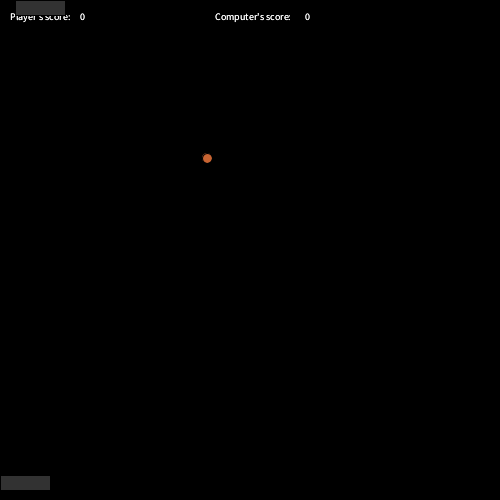
Frame 1 (no input)
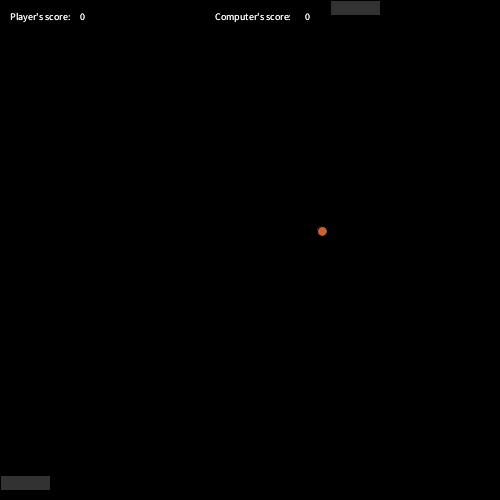
Frame 60 (the mouse pressed at the canvas centre just before this capture)
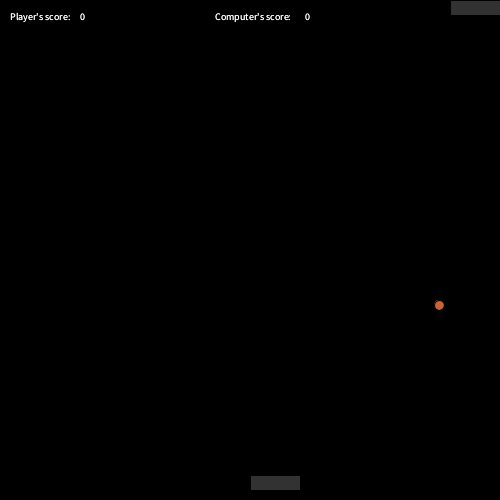
Frame 120 (the mouse held since frame 60 and released just before this capture)

The Processing sketch that drew these frames (run headless with seeded random() and noise(); from frame 60 on, the mouse is pressed at the canvas centre):

// Processing sketch: PongGameFinal
// ── PongGameFinal.pde

class Player{
  
  int xpos;
  int ypos;
  color paddlecolor = color(50);
  float computerXpos;
  float computerYpos;
  
  Player(int screen_y)
  {
    xpos = SCREENX/2;
    ypos = screen_y;
  }
  
  void move (int x, float ballx)
  {
    //players paddles stays on screen
    if (x > SCREENX-PADDLEWIDTH)
    {
      xpos = SCREENX - PADDLEWIDTH;         //cannot move outside of the screen 
    }
    else
    {
      xpos = x;
    }
    if (computerXpos > SCREENX-PADDLEWIDTH)
    {
      computerXpos = SCREENX - PADDLEWIDTH;         //cannot move outside of the screen 
    }
    //HOW THE COMPUTER PLAYER MOVES:
    //moving the paddle towards the ball within the size of the screen
    if (ballx > computerXpos)
    {
      computerXpos +=15;                         
      //if (computerLevel > 1)
      //{
       // computerXpos +=5;                        //moves closer to the ball if the player is on a HIGHER level
      //}
    }
    else 
    {
      computerXpos -=15;
      //if (computerLevel > 1)
      //{
      //  computerXpos -=5;
      //}
    } 
  }

  void draw()
  {
    //mouse player
    fill (paddlecolor);
    rect(xpos, ypos, PADDLEWIDTH, PADDLEHEIGHT);
    
    //computer player
    fill (paddlecolor);
    
    rect(computerXpos, computerYpos, PADDLEWIDTH, PADDLEHEIGHT);
    
  }
  
  void livesAndEndingGame()
  {
    textSize(10);
    fill(255);
    text("Player's score: ", 10, 20);
    text(playerScore, 80, 20);
    textSize(10);
    fill(255);
    text("Computer's score: ", 215, 20);           
    text(computerScore, 305, 20);
    
    if (playerScore >=3)
    {
      //player has won
      textSize(16);
      fill(255);
      text("Congratulations, you won!", 50, SCREENY/2);
    }
    if (computerScore >=3)
    {
      //computer has won
      textSize(16);
      fill(255);
      text("Computer has won!", 50 , SCREENY/2);
    }
  }
}

// ── Ball.pde
class Ball{
  float x;            //ball xpos
  float y;            //ball ypos
  float dx;           //ball speed
  float dy;
  int radius;
  color ballColor = color(200, 100, 50);
  boolean lastTouch;  //true for mouse player, false for computer player
  
  Ball() 
  {
    x = random(SCREENX/4, SCREENX/2);
    y = random(SCREENY/4, SCREENY/2);        //ball position
    dx = random(1, 2);
    dy = random(1, 2);                       //ball speed
    radius = 5;
  }
  
  void move ()
  {
    x = x + dx;
    y = y + dy;
   

   //moves within wall, will bounces of left and right walls
    if (x-radius <= 0)
    {
      dx = -dx;           //should change direction if hit left wall
    }
    else if (x+radius >= SCREENX)
    {
      dx = -dx;          //should change direction if hits right wall
    }
  }
  
  float xPosition()   //sent to main in order to move the computer player paddle towards the ball
  {
    return x;
  }
  
  void draw()
  {
    fill(ballColor);
    ellipse(int(x), int(y), radius, radius);
  }   
  
  void collide (Player tp, Player cp)
  {
    //colliding the player
    if ((y+radius >= tp.ypos) && (y-radius < tp.ypos+PADDLEHEIGHT) && 
    (x >= tp.xpos) && (x <= tp.xpos+PADDLEWIDTH))
    {
      println("collided!");
      dy = -dy;
    }
    //colliding with the computer
    if ((y-radius <= cp.computerYpos+PADDLEHEIGHT) && (y+radius > cp.computerYpos-PADDLEHEIGHT) && (x >= cp.computerXpos) && (x <= cp.computerXpos+PADDLEWIDTH))
    {
       println("collided!");
       dy = -dy;
    }
    if ((y > SCREENY-PADDLEHEIGHT) || (y < PADDLEHEIGHT))
    {
      reset();
    }
  }
 
  
  //ball has fallen off screen (below paddles)
  void reset() 
  {
   if (y > SCREENY-PADDLEHEIGHT)   
    {
      dx = 0;
      dy = 0;
      lastTouch = false;
      resetText();
    }
    if (y < PADDLEHEIGHT) 
    {
      
      dx = 0;
  
      dy = 0;
      computerLevel++;
      lastTouch = true;
      resetText();
    }
  }
  
  void resetText()
  {
    if(!lastTouch)
    {
      computerScore = computerScore + 1;
    }
    else if (lastTouch)
    {
      playerScore = playerScore + 1;
    }
    textSize(12);
    fill(255);
    text("Ball speed: " + computerLevel, 50, SCREENY/3);
    textSize(16);
    fill(255);
    text("Press mouse to continue", 50, SCREENY/2);
    
    if (mousePressed)
    {
      mousePressed();
    }
  } 
  
  void mousePressed()                 //ball goes to a random place on the screen and starts to move again
  {
    x = random(SCREENX/4, SCREENX/2);
    y = random(SCREENY/4, SCREENY/2);
    dx = random(1, 2);
    dy = random(1, 2);
    move(); 
    draw();
   
  }
  
}


  
  

// ── Constants.pde
final int SCREENX = 500;
final int SCREENY = 500;
final int PADDLEHEIGHT = 15;
final int PADDLEWIDTH = 50;
final int MARGIN = 10;

// ── Main.pde
Player thePlayer;
Ball theBall;
Player computerPlayer;

int playerScore;
int computerScore;
int computerLevel;  //determines spped computer plays at

void settings()
{
  size(SCREENX, SCREENY);
}

void setup()
{
  thePlayer = new Player(SCREENY - MARGIN - PADDLEHEIGHT);
  theBall = new Ball();
  computerPlayer = new Player(SCREENY - MARGIN - PADDLEHEIGHT);
  ellipseMode(RADIUS);
  computerScore = 0;
  playerScore = 0;
}

void draw()
{
  background(0);
  float ballXPosition = theBall.xPosition();
  thePlayer.move(mouseX, ballXPosition);
  theBall.move();
  theBall.collide(thePlayer, computerPlayer);
  thePlayer.livesAndEndingGame();
  computerPlayer.livesAndEndingGame();
  //theBall.reset();
  thePlayer.draw();            //draws computer player and mouse player
  theBall.draw(); 
}
